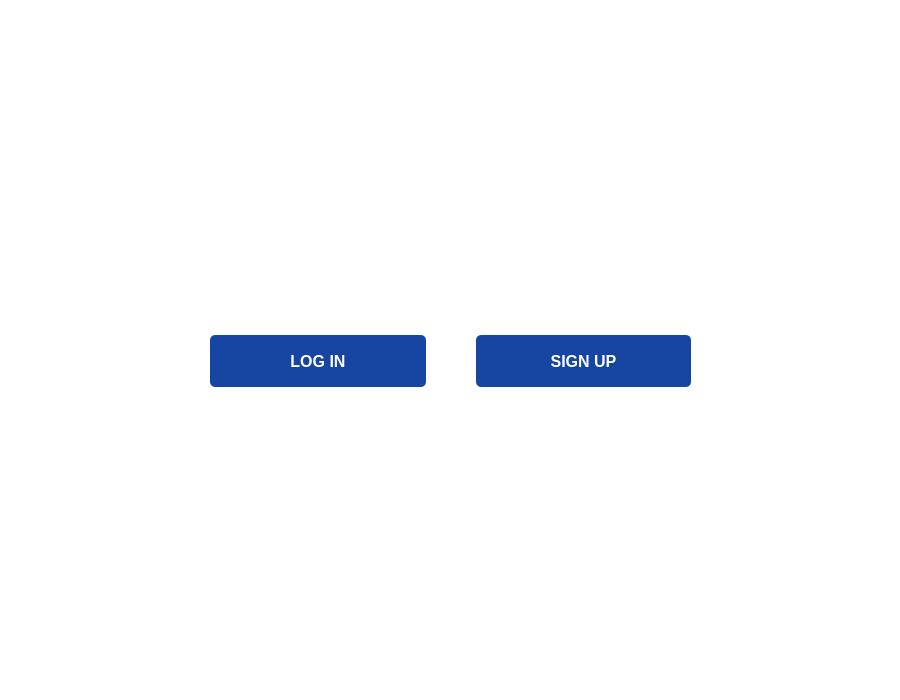
<?xml version="1.0" encoding="UTF-8"?>
<ui version="4.0">
 <class>startWidget</class>
 <widget class="QWidget" name="startWidget">
  <property name="windowModality">
   <enum>Qt::NonModal</enum>
  </property>
  <property name="geometry">
   <rect>
    <x>0</x>
    <y>0</y>
    <width>900</width>
    <height>700</height>
   </rect>
  </property>
  <property name="sizePolicy">
   <sizepolicy hsizetype="Fixed" vsizetype="Fixed">
    <horstretch>0</horstretch>
    <verstretch>0</verstretch>
   </sizepolicy>
  </property>
  <property name="minimumSize">
   <size>
    <width>900</width>
    <height>700</height>
   </size>
  </property>
  <property name="maximumSize">
   <size>
    <width>900</width>
    <height>700</height>
   </size>
  </property>
  <property name="windowTitle">
   <string>Form</string>
  </property>
  <property name="styleSheet">
   <string notr="true">QWidget{
background-color : white ;
}</string>
  </property>
  <widget class="QWidget" name="horizontalLayoutWidget">
   <property name="geometry">
    <rect>
     <x>10</x>
     <y>10</y>
     <width>881</width>
     <height>677</height>
    </rect>
   </property>
   <layout class="QHBoxLayout" name="horizontalLayout">
    <property name="spacing">
     <number>50</number>
    </property>
    <property name="leftMargin">
     <number>200</number>
    </property>
    <property name="topMargin">
     <number>325</number>
    </property>
    <property name="rightMargin">
     <number>200</number>
    </property>
    <property name="bottomMargin">
     <number>300</number>
    </property>
    <item>
     <widget class="QPushButton" name="loginButton">
      <property name="sizePolicy">
       <sizepolicy hsizetype="Minimum" vsizetype="MinimumExpanding">
        <horstretch>0</horstretch>
        <verstretch>0</verstretch>
       </sizepolicy>
      </property>
      <property name="font">
       <font>
        <pointsize>12</pointsize>
        <bold>true</bold>
       </font>
      </property>
      <property name="styleSheet">
       <string notr="true">QPushButton{
background-color : #1746A2 ;
border-radius : 5px ;
color : white ;
}

QPushButton:hover{
background-color : #5F9DF7;
}

</string>
      </property>
      <property name="text">
       <string>LOG IN</string>
      </property>
     </widget>
    </item>
    <item>
     <widget class="QPushButton" name="signupButton">
      <property name="sizePolicy">
       <sizepolicy hsizetype="Minimum" vsizetype="Preferred">
        <horstretch>0</horstretch>
        <verstretch>0</verstretch>
       </sizepolicy>
      </property>
      <property name="font">
       <font>
        <pointsize>12</pointsize>
        <bold>true</bold>
       </font>
      </property>
      <property name="styleSheet">
       <string notr="true">QPushButton{
background-color : #1746A2 ;
border-radius : 5px ;
color : white ;
}

QPushButton:hover{
background-color : #5F9DF7;
}
</string>
      </property>
      <property name="text">
       <string>SIGN UP</string>
      </property>
     </widget>
    </item>
   </layout>
  </widget>
 </widget>
 <resources/>
 <connections/>
</ui>
